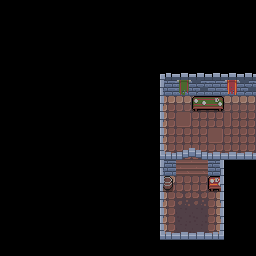

A 2D game scene composited from a Tiled map and its tileset images. What follows is a short description and the map's XML, with every tile layer's data as written:
An orthogonal 16x16 tile map with 16x16 px tiles, 3 tile layers (Background, Midground, Foreground), 2 tilesets and 5 objects (3x Torch, Player, Door).

<map version="1.2" tiledversion="1.3.4" orientation="orthogonal" renderorder="right-down" width="16" height="16" tilewidth="16" tileheight="16" infinite="0" nextlayerid="6" nextobjectid="27">
 <editorsettings>
  <export target="../assets/maps/hub/90/0.json" format="json" />
 </editorsettings>
 <tileset firstgid="1" name="tilemap" tilewidth="16" tileheight="16" tilecount="72" columns="9">
  <image source="../assets/tilemap.png" width="144" height="128" />
 </tileset>
 <tileset firstgid="73" name="sprite" tilewidth="16" tileheight="16" tilecount="252" columns="28">
  <image source="../assets/spritesheet.png" width="448" height="144" />
 </tileset>
 <layer id="2" name="Background" width="16" height="16">
  <data encoding="csv">
0,0,0,0,0,0,0,0,0,0,0,0,0,0,0,0,
0,0,0,0,0,0,0,0,0,0,0,0,0,0,0,0,
0,0,0,0,0,0,0,0,0,0,0,0,0,0,0,0,
0,0,0,0,0,0,0,0,0,0,0,0,0,0,0,0,
0,0,0,0,0,0,0,0,0,0,0,0,0,0,0,0,
0,0,0,0,0,0,0,0,0,0,43,43,53,43,43,43,
0,0,0,0,0,0,0,0,0,0,16,17,17,17,17,17,
0,0,0,0,0,0,0,0,0,0,25,13,12,12,22,12,
0,0,0,0,0,0,0,0,0,0,25,12,12,13,12,12,
0,0,0,0,0,0,0,0,0,0,25,12,12,12,12,12,
0,0,0,0,0,0,0,0,0,0,43,28,28,43,0,0,
0,0,0,0,0,0,0,0,0,0,16,12,12,18,0,0,
0,0,0,0,0,0,0,0,0,0,25,23,23,27,0,0,
0,0,0,0,0,0,0,0,0,0,25,24,24,27,0,0,
0,0,0,0,0,0,0,0,0,0,25,24,24,27,0,0,
0,0,0,0,0,0,0,0,0,0,0,0,0,0,0,0
</data>
 </layer>
 <layer id="3" name="Midground" width="16" height="16">
  <data encoding="csv">
0,0,0,0,0,0,0,0,0,0,0,0,0,0,0,0,
0,0,0,0,0,0,0,0,0,0,0,0,0,0,0,0,
0,0,0,0,0,0,0,0,0,0,0,0,0,0,0,0,
0,0,0,0,0,0,0,0,0,0,0,0,0,0,0,0,
0,0,0,0,0,0,0,0,0,37,37,37,37,37,37,37,
0,0,0,0,0,0,0,0,0,37,0,4,52,0,5,52,
0,0,0,0,0,0,0,0,0,37,0,0,10,11,0,0,
0,0,0,0,0,0,0,0,0,37,0,0,0,0,0,0,
0,0,0,0,0,0,0,0,0,37,0,0,0,0,0,0,
0,0,0,0,0,0,0,0,0,37,0,0,0,0,0,0,
0,0,0,0,0,0,0,0,0,37,37,0,0,37,37,37,
0,0,0,0,0,0,0,0,0,37,2,0,0,15,37,0,
0,0,0,0,0,0,0,0,0,37,0,0,0,0,37,0,
0,0,0,0,0,0,0,0,0,37,0,0,0,0,37,0,
0,0,0,0,0,0,0,0,0,37,0,0,0,0,37,0,
0,0,0,0,0,0,0,0,0,37,37,37,37,37,37,0
</data>
 </layer>
 <objectgroup id="4" name="Sprites">
  <object id="6" name="Torch" gid="163" x="207.519" y="175.229" width="16" height="16" />
  <object id="8" name="Torch" gid="163" x="161.613" y="175.229" width="16" height="16" />
  <object id="24" name="Player" gid="213" x="183.076" y="224.51" width="16" height="16" />
  <object id="25" name="Door" gid="297" x="175.97" y="176.268" width="32" height="32" />
  <object id="26" name="Torch" gid="163" x="200.067" y="95.7354" width="16" height="16" />
 </objectgroup>
 <layer id="5" name="Foreground" width="16" height="16">
  <data encoding="csv">
0,0,0,0,0,0,0,0,0,0,0,0,0,0,0,0,
0,0,0,0,0,0,0,0,0,0,0,0,0,0,0,0,
0,0,0,0,0,0,0,0,0,0,0,0,0,0,0,0,
0,0,0,0,0,0,0,0,0,0,0,0,0,0,0,0,
0,0,0,0,0,0,0,0,0,0,56,57,57,57,57,57,
0,0,0,0,0,0,0,0,0,0,49,0,0,0,0,0,
0,0,0,0,0,0,0,0,0,0,49,0,0,0,0,0,
0,0,0,0,0,0,0,0,0,0,49,0,0,0,0,0,
0,0,0,0,0,0,0,0,0,0,49,0,0,0,0,0,
0,0,0,0,0,0,0,0,0,0,65,62,63,66,66,66,
0,0,0,0,0,0,0,0,0,0,49,0,0,50,0,0,
0,0,0,0,0,0,0,0,0,0,49,0,0,50,0,0,
0,0,0,0,0,0,0,0,0,0,49,0,0,50,0,0,
0,0,0,0,0,0,0,0,0,0,49,0,0,50,0,0,
0,0,0,0,0,0,0,0,0,0,65,66,66,69,0,0,
0,0,0,0,0,0,0,0,0,0,0,0,0,0,0,0
</data>
 </layer>
</map>
